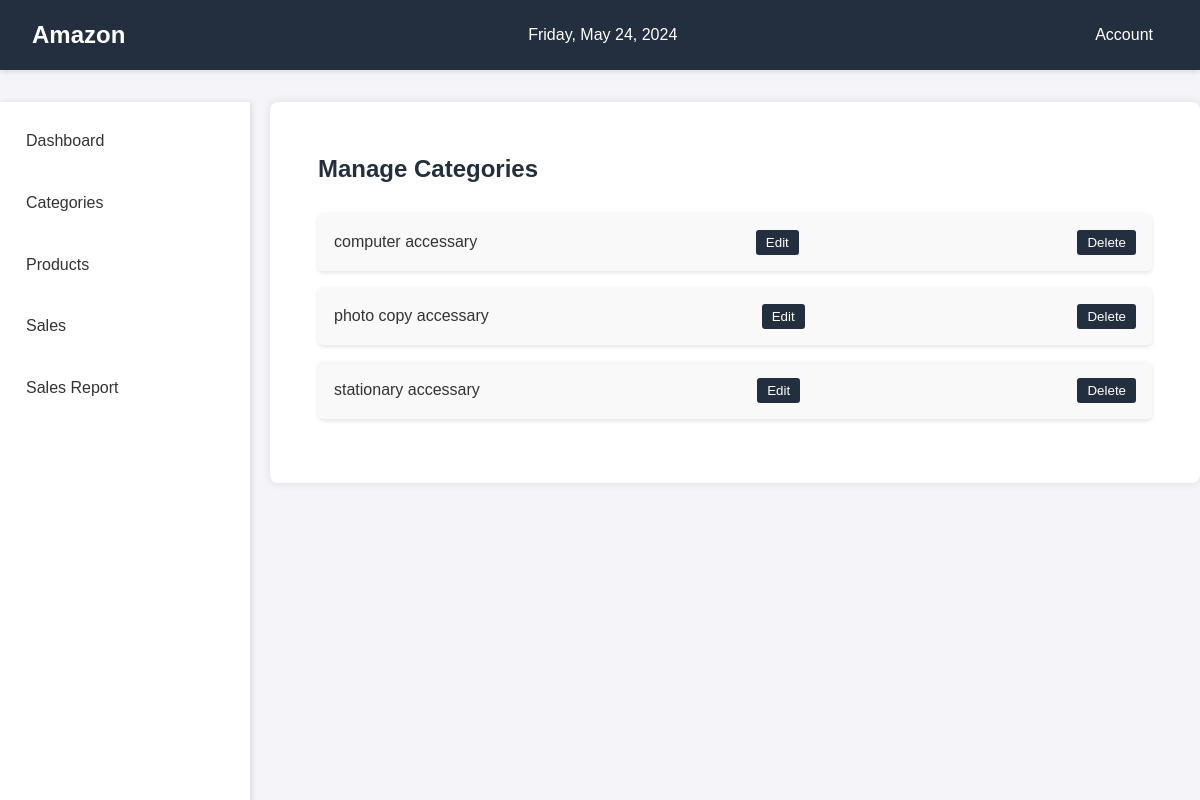
The page /manage_categories on the database its author committed.
### app.py (models this page shows, shortened)
class Category(db.Model):
    id = db.Column(db.Integer, primary_key=True)
    name = db.Column(db.String(100), nullable=False)

### app.py (the view)
@app.route('/manage_categories')
def manage_categories():
    categories = Category.query.all()
    return render_template('manage_categories.html', categories=categories)

### templates/manage_categories.html (shortened to what this page needs)
<!DOCTYPE html>
<html lang="en">
<head>
    <link rel="stylesheet" href="../static/css/manage_categories.css">
</head>
<body>
    <header>
        <div class="header-left">
            <div class="logo">
                <h1>Amazon</h1>
            </div>
        </div>
        <div class="header-middle">
            <div class="date">
            </div>
        </div>
        <div class="header-right">
            <div class="dropdown">
                <button class="dropbtn">Account</button>
            </div>
        </div>
    </header>
    <main>
        <div class="sections-container">
            <aside>
                <nav class="section1">
                    <ul>
                        <li><a href="{{ url_for('admin_dashboard') }}">Dashboard</a></li>
                        <li class="dropdown" id="categoriesDropdown">
                            <a href="#">Categories</a>
                        </li>
                        <li class="dropdown">
                            <a href="#">Products</a>
                        </li>
                        <li class="dropdown">
                            <a href="#">Sales</a>
                        </li>
                        <li class="dropdown">
                            <a href="#">Sales Report</a>
                        </li>
                    </ul>
                </nav>
            </aside>
            <article>
                <div id="manageCategoriesList">
                    <h2>Manage Categories</h2>
                    <ul>
                        {% for category in categories %}
                            <li>
                                {{ category.name }}
                                <form action="/edit_category/{{ category.id }}" method="GET" style="display: inline;">
                                    <button type="submit">Edit</button>
                                </form>
                                <form action="/delete_category/{{ category.id }}" method="POST" style="display: inline;">
                                    <button type="submit">Delete</button>
                                </form>
                            </li>
                        {% endfor %}
                    </ul>
                </div>
            </article>
        </div>
    </main>
</body>
</html>

### static/css/manage_categories.css (style rules this page uses)
* { margin: 0; padding: 0; box-sizing: border-box; }
body { font-family: 'Arial', sans-serif; background-color: #f4f4f9; color: #333; line-height: 1.6; }
header { display: flex; justify-content: space-between; align-items: center; background-color: #232f3e; color: white; padding: 1rem 2rem; box-shadow: 0 2px 5px rgba(0, 0, 0, 0.1); }
.header-left h1 { margin: 0; font-size: 1.5rem; }
.header-middle .date { font-size: 1rem; }
.header-right .dropdown { position: relative; display: inline-block; }
.header-right .dropbtn { background-color: #232f3e; color: white; padding: 10px 15px; font-size: 1rem; border: none; cursor: pointer; }
main { display: flex; margin-top: 2rem; }
.sections-container { display: flex; width: 100%; }
aside { width: 250px; background-color: #fff; padding: 1rem; box-shadow: 2px 0 5px rgba(0, 0, 0, 0.1); height: 100vh; position: fixed; overflow-y: auto; }
aside nav ul { list-style: none; padding: 0; }
aside nav ul li { margin-bottom: 1rem; }
aside nav ul li a { color: #333; text-decoration: none; display: block; padding: 10px; border-radius: 5px; transition: background 0.3s, color 0.3s; }
article { margin-left: 270px; padding: 2rem; width: calc(100% - 270px); background-color: #fff; box-shadow: 0 0 10px rgba(0, 0, 0, 0.1); border-radius: 8px; }
#manageCategoriesList { padding: 1rem; }
#manageCategoriesList h2 { margin-bottom: 1.5rem; color: #232f3e; }
#manageCategoriesList ul { list-style: none; padding: 0; }
#manageCategoriesList li { display: flex; justify-content: space-between; align-items: center; background-color: #f9f9f9; margin-bottom: 1rem; padding: 1rem; border-radius: 5px; box-shadow: 0 2px 4px rgba(0, 0, 0, 0.1); }
#manageCategoriesList button { background-color: #232f3e; color: white; border: none; padding: 5px 10px; border-radius: 3px; cursor: pointer; transition: background-color 0.3s ease; }

### rows shown on the page
Category: name "computer accessary"
Category: name "photo copy accessary"
Category: name "stationary accessary"
